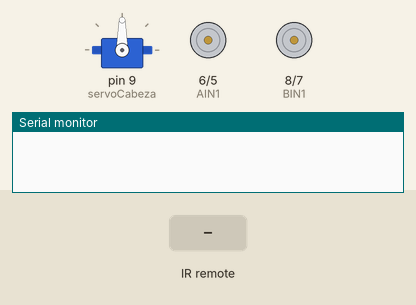
Bench run of a sketch on a simulated Arduino Uno, built with avr-gcc and run on an emulated ATmega328P. Parts: servo, motor-driver pin pairs drawn as motors (green arrow = first pin HIGH = forward, orange = second pin HIGH = backward, longer = more drive), the last lines printed to the serial monitor. The test bench sets the inputs (shaded band).

Above: at 1.2 s.
1.3 s: infrared code 0xE718FF00 received
At 2.0 s:
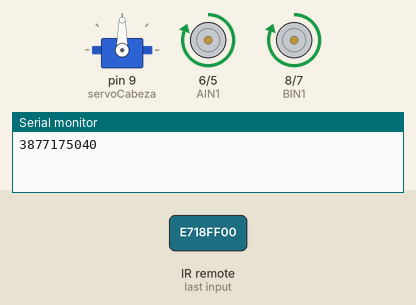
2.8 s: infrared code 0xAD52FF00 received
At 3.2 s:
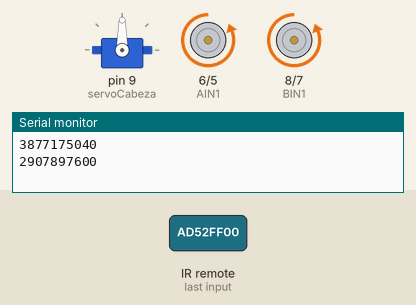
4.3 s: infrared code 0xF708FF00 received
At 5.5 s:
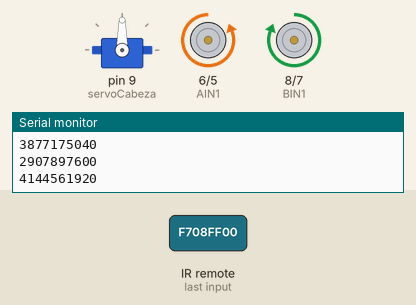
5.8 s: infrared code 0xA55AFF00 received
At 6.7 s:
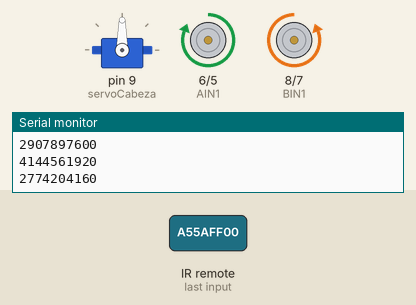
7.3 s: infrared code 0xBA45FF00 received
At 7.8 s:
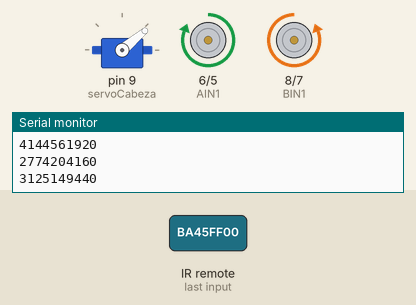
8.8 s: infrared code 0xE31CFF00 received
At 10.2 s:
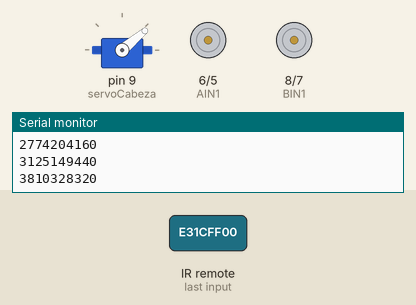
Timing chart, 0 to 11.3 s (numbered marks = the images above; inputs shaded):
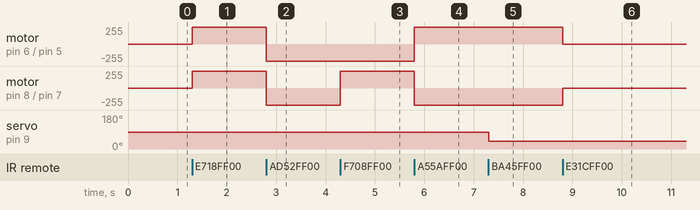

The sketch:

sketch_dec9a_copy_20251215085650.ino
```cpp
#include <IRremote.h>
#include <Servo.h>

// ====== CÓDIGOS IR DE MOVIMIENTO ======
const unsigned long IR_ADELANTE = 3877175040;
const unsigned long IR_ATRAS    = 2907897600;
const unsigned long IR_IZQ      = 4144561920;
const unsigned long IR_DER      = 2774204160;
const unsigned long IR_STOP     = 3810328320;

// ====== CÓDIGOS IR PARA SERVO ======
const unsigned long IR_SERVO_IZQ   = 3125149440;  // Botón 1
const unsigned long IR_SERVO_CENTRO= 3108437760;  // Botón 2
const unsigned long IR_SERVO_DER   = 3091726080;  // Botón 3

// ===== Pines DRV8833 =====
int AIN1 = 6;
int AIN2 = 5;
int BIN1 = 8;
int BIN2 = 7;

// ===== Servo =====
Servo servoCabeza;

// ===== Receptor IR =====
int pinIR = 2;

void setup() {
  Serial.begin(9600);

  // Iniciar receptor IR
  IrReceiver.begin(pinIR, ENABLE_LED_FEEDBACK);

  // Configurar pines de motores
  pinMode(AIN1, OUTPUT);
  pinMode(AIN2, OUTPUT);
  pinMode(BIN1, OUTPUT);
  pinMode(BIN2, OUTPUT);

  // Configurar servo
  servoCabeza.attach(9);
  servoCabeza.write(90); // posición central

  detener();
}

// ===== MOVIMIENTO DEL ROBOT =====
void adelante() {
  digitalWrite(AIN1, HIGH);
  digitalWrite(AIN2, LOW);
  digitalWrite(BIN1, HIGH);
  digitalWrite(BIN2, LOW);
}

void atras() {
  digitalWrite(AIN1, LOW);
  digitalWrite(AIN2, HIGH);
  digitalWrite(BIN1, LOW);
  digitalWrite(BIN2, HIGH);
}

void izquierda() {
  digitalWrite(AIN1, LOW);
  digitalWrite(AIN2, HIGH);
  digitalWrite(BIN1, HIGH);
  digitalWrite(BIN2, LOW);
}

void derecha() {
  digitalWrite(AIN1, HIGH);
  digitalWrite(AIN2, LOW);
  digitalWrite(BIN1, LOW);
  digitalWrite(BIN2, HIGH);
}

void detener() {
  digitalWrite(AIN1, LOW);
  digitalWrite(AIN2, LOW);
  digitalWrite(BIN1, LOW);
  digitalWrite(BIN2, LOW);
}

// ===== CONTROL DEL SERVO =====
void servoIzq() {
  servoCabeza.write(40);
}

void servoCentro() {
  servoCabeza.write(90);
}

void servoDer() {
  servoCabeza.write(140);
}

// ===== LOOP PRINCIPAL =====
void loop() {

  if (IrReceiver.decode()) {

    unsigned long codigo = IrReceiver.decodedIRData.decodedRawData;
    Serial.println(codigo);

    // ===== MOTORES =====
    if (codigo == IR_ADELANTE)       adelante();
    else if (codigo == IR_ATRAS)     atras();
    else if (codigo == IR_IZQ)       izquierda();
    else if (codigo == IR_DER)       derecha();
    else if (codigo == IR_STOP)      detener();

    // ===== SERVO =====
    else if (codigo == IR_SERVO_IZQ)     servoIzq();
    else if (codigo == IR_SERVO_CENTRO)  servoCentro();
    else if (codigo == IR_SERVO_DER)     servoDer();

    else detener();  // cualquier otro botón → STOP

    IrReceiver.resume();
  }
}
```

Measured:
- after the input at 1.3 s, motor on pin 6 (AIN1) / pin 5 (AIN2), motor on pin 8 (BIN1) / pin 7 (BIN2): stopped → forward 255/255 at once
- after the input at 2.8 s, motor on pin 6 (AIN1) / pin 5 (AIN2), motor on pin 8 (BIN1) / pin 7 (BIN2): forward 255/255 → backward 255/255 at once
- after the input at 4.3 s, motor on pin 8 (BIN1) / pin 7 (BIN2): backward 255/255 → forward 255/255 at once
- after the input at 5.8 s, motor on pin 6 (AIN1) / pin 5 (AIN2): backward 255/255 → forward 255/255 at once; motor on pin 8 (BIN1) / pin 7 (BIN2): forward 255/255 → backward 255/255 at once
- after the input at 7.3 s, servo on pin 9 (servoCabeza): 90° → 40° at once
- after the input at 8.8 s, motor on pin 6 (AIN1) / pin 5 (AIN2): forward 255/255 → stopped at once; motor on pin 8 (BIN1) / pin 7 (BIN2): backward 255/255 → stopped at once
